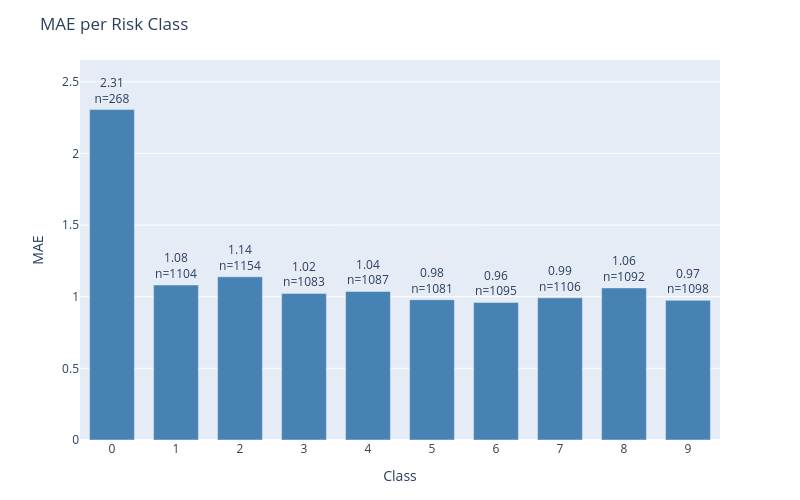

Here is the notebook cell this chart was saved with:
### Code cell
plot_error_by_group(
    df=results_test,
    y_true_col='actual',
    y_pred_col='prediction',
    group_by='class',
    metric='mae',
    title='MAE per Risk Class'
)

### Figure 1 — Plotly figure (JSON) as saved in the notebook; plotly's stock layout.template omitted (floating-point values rounded to 4 significant figures)
{"data": [{"marker": {"color": "steelblue"}, "text": ["2.31<br>n=268", "1.08<br>n=1104", "1.14<br>n=1154", "1.02<br>n=1083", "1.04<br>n=1087", "0.98<br>n=1081", "0.96<br>n=1095", "0.99<br>n=1106", "1.06<br>n=1092", "0.97<br>n=1098"], "textposition": "outside", "type": "bar", "x": ["0", "1", "2", "3", "4", "5", "6", "7", "8", "9"], "y": [2.306, 1.082, 1.139, 1.023, 1.037, 0.9787, 0.9598, 0.9919, 1.061, 0.9745]}], "layout": {"bargap": 0.3, "height": 500, "margin": {"b": 60, "t": 60}, "title": {"text": "MAE per Risk Class"}, "uniformtext": {"minsize": 8, "mode": "hide"}, "width": 800, "xaxis": {"title": {"text": "Class"}}, "yaxis": {"range": [0, 2.652], "title": {"text": "MAE"}}}}
